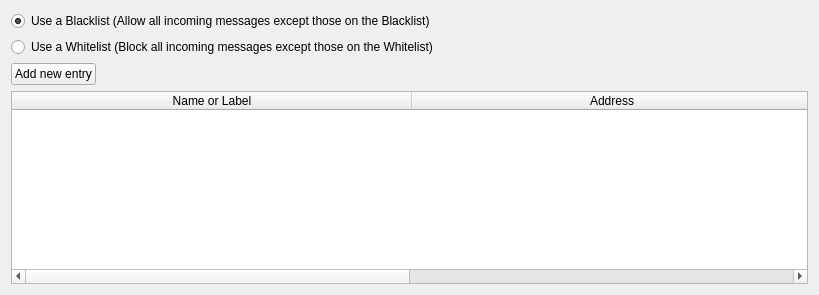
<?xml version="1.0" encoding="UTF-8"?>
<ui version="4.0">
 <class>blacklist</class>
 <widget class="QWidget" name="blacklist">
  <property name="geometry">
   <rect>
    <x>0</x>
    <y>0</y>
    <width>819</width>
    <height>295</height>
   </rect>
  </property>
  <layout class="QGridLayout" name="gridLayout_6">
   <item row="0" column="0" colspan="2">
    <widget class="QRadioButton" name="radioButtonBlacklist">
     <property name="text">
      <string>Use a Blacklist (Allow all incoming messages except those on the Blacklist)</string>
     </property>
     <property name="checked">
      <bool>true</bool>
     </property>
    </widget>
   </item>
   <item row="1" column="0" colspan="2">
    <widget class="QRadioButton" name="radioButtonWhitelist">
     <property name="text">
      <string>Use a Whitelist (Block all incoming messages except those on the Whitelist)</string>
     </property>
    </widget>
   </item>
   <item row="2" column="0">
    <widget class="QPushButton" name="pushButtonAddBlacklist">
     <property name="text">
      <string>Add new entry</string>
     </property>
    </widget>
   </item>
   <item row="2" column="1">
    <spacer name="horizontalSpacer_8">
     <property name="orientation">
      <enum>Qt::Horizontal</enum>
     </property>
     <property name="sizeHint" stdset="0">
      <size>
       <width>689</width>
       <height>20</height>
      </size>
     </property>
    </spacer>
   </item>
   <item row="3" column="0" colspan="2">
    <widget class="STableWidget" name="tableWidgetBlacklist">
     <property name="alternatingRowColors">
      <bool>true</bool>
     </property>
     <property name="selectionMode">
      <enum>QAbstractItemView::SingleSelection</enum>
     </property>
     <property name="selectionBehavior">
      <enum>QAbstractItemView::SelectRows</enum>
     </property>
     <property name="sortingEnabled">
      <bool>true</bool>
     </property>
     <property name="wordWrap">
      <bool>false</bool>
     </property>
     <attribute name="horizontalHeaderCascadingSectionResizes">
      <bool>true</bool>
     </attribute>
     <attribute name="horizontalHeaderDefaultSectionSize">
      <number>400</number>
     </attribute>
     <attribute name="horizontalHeaderHighlightSections">
      <bool>false</bool>
     </attribute>
     <attribute name="horizontalHeaderShowSortIndicator" stdset="0">
      <bool>false</bool>
     </attribute>
     <attribute name="horizontalHeaderStretchLastSection">
      <bool>true</bool>
     </attribute>
     <attribute name="verticalHeaderVisible">
      <bool>false</bool>
     </attribute>
     <column>
      <property name="text">
       <string>Name or Label</string>
      </property>
     </column>
     <column>
      <property name="text">
       <string>Address</string>
      </property>
     </column>
    </widget>
   </item>
  </layout>
 </widget>
 <customwidgets>
  <customwidget>
   <class>STableWidget</class>
   <extends>QTableWidget</extends>
   <header>pybitmessage.bitmessageqt.settingsmixin</header>
  </customwidget>
 </customwidgets>
 <resources>
  <include location="bitmessage_icons.qrc"/>
 </resources>
 <connections/>
</ui>
